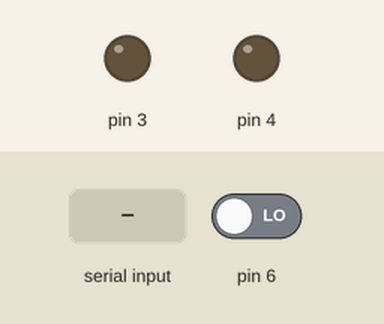
Simulated run of this sketch. Board: Arduino Mega 2560, built with avr-gcc and run on an emulated ATmega2560. On the bench: output pins drawn as LEDs (lit = HIGH). Inputs (shaded band) come from the test bench; at power-on: pin 6 LOW.

Above: at 1.2 s.
1.3 s: pin 6 driven HIGH
At 1.77 s:
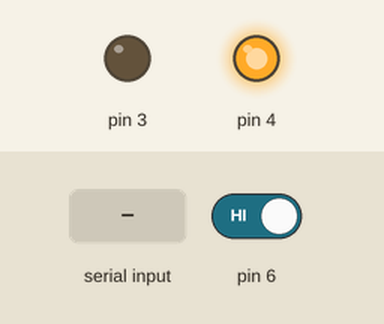
4.3 s: "1" received over the second serial link
At 4.53 s:
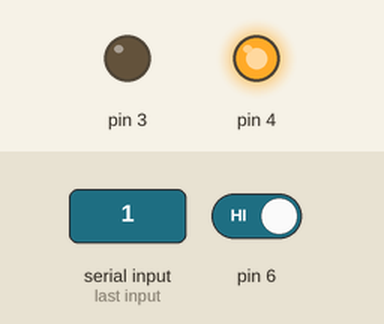
7.3 s: pin 6 driven LOW
At 7.8 s:
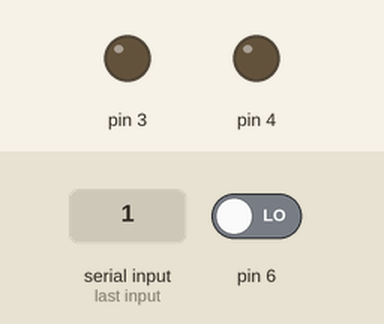
8.8 s: "0" received over the second serial link
At 9.6 s:
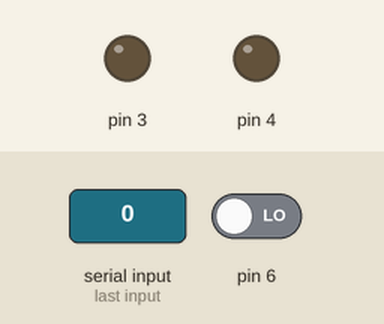
Timing chart, 0 to 11.3 s (numbered marks = the images above; inputs shaded):
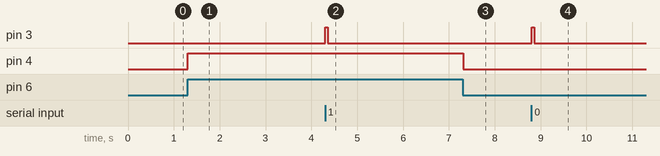

Measured:
- after the input at 1.3 s, pin 4: LOW → HIGH at once
- after the input at 4.3 s, pin 3: LOW → HIGH at once, → LOW 0.05 s later
- after the input at 7.3 s, pin 4: HIGH → LOW at once
- after the input at 8.8 s, pin 3: LOW → HIGH at once, → LOW 0.05 s later

The sketch:

IDC_Communication_Demo.ino
```cpp
void setup() {
  pinMode(3,OUTPUT);
  pinMode(4,OUTPUT);
  pinMode(6,INPUT);
  Serial2.begin(9600);

}

void loop() {
  if(digitalRead(6)){
    char outgoing = '7';
    Serial2.print(outgoing);
    Serial2.println();
    digitalWrite(4,HIGH);
  }
  if(Serial2.available() && Serial2.read()!= '7'){
    char incoming = Serial2.read();
    digitalWrite(3,HIGH);
  }
  else {
    digitalWrite(3,LOW);
  }
  delay(50);
  digitalWrite(3,LOW);
  digitalWrite(4,LOW);
}
```
